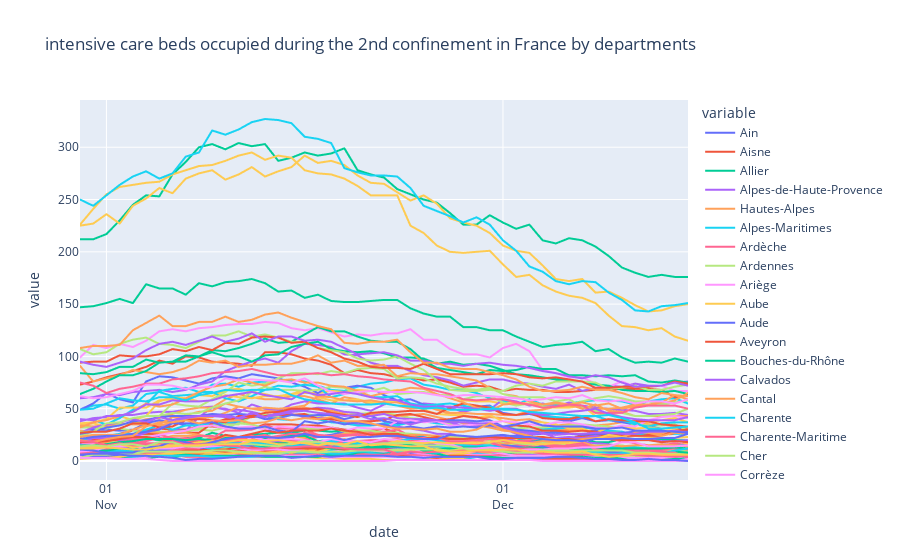

Source (notebook cell):
### Code cell
fig = px.line(reanimations_confinement_2_nom, x="date", y=reanimations_confinement_2_nom.columns,
              hover_data={"date": "|%B %d, %Y"},
              title='intensive care beds occupied during the 2nd confinement in France by departments', height=500, width=800)
fig.update_xaxes(
    dtick='M1',
    tickformat="%d\n%b")
fig.show()
